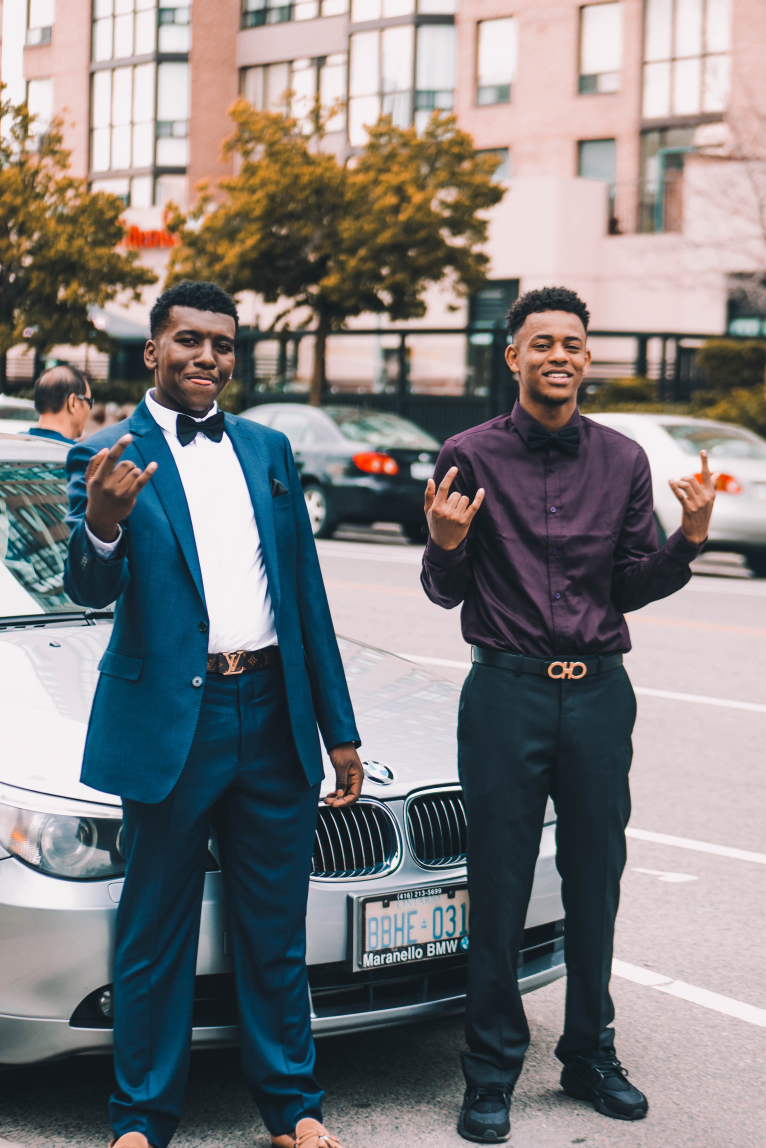
#> input picture test_images/2.jpg, 3064 x 4592 px, found by its file name (shown at 1/4 size)
$ python detecte_multi_face_haar.py
#> lines starting #> are read from the running program, lines starting #| are printed output that depends on the picture
# Import packages
import cv2
import matplotlib.pyplot as plt
import os

FOLDER_NAME = "test_images"
IMG_NAME = '2.jpg'
CLASSIFIER_BASE_DIR = 'Haar-Cascades-Cuda\\haarcascades_cuda\\'

face_detection = cv2.CascadeClassifier(CLASSIFIER_BASE_DIR + 'haarcascade_frontalface_default.xml')

img_path = os.path.join(FOLDER_NAME, IMG_NAME)
img = cv2.imread(img_path)
#> img is the input picture: shape (4592, 3064, 3); mean B, G, R 125.3, 124.7, 126.7
img = cv2.resize(img, (750, 750))
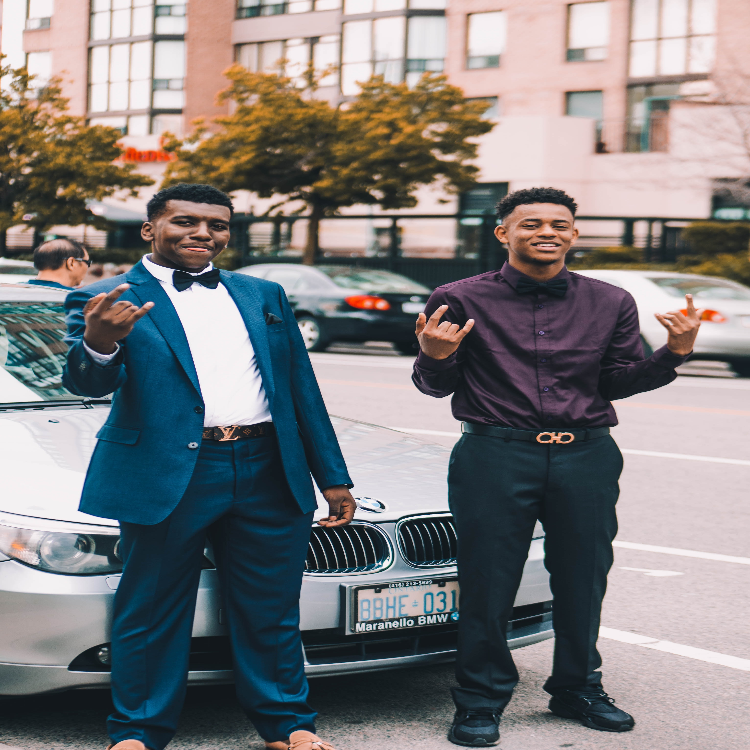
#> img: shape (750, 750, 3); mean B, G, R 125.2, 124.7, 126.6
img = cv2.cvtColor(img, cv2.COLOR_BGR2RGB)

img_gray = cv2.cvtColor(img, cv2.COLOR_BGR2GRAY)
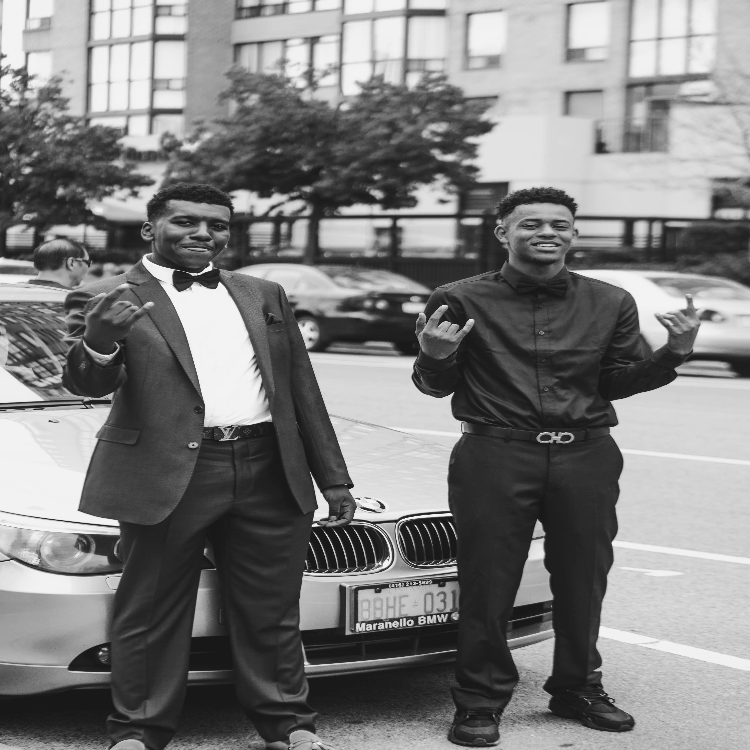
#> img_gray: shape (750, 750); min 13, max 251, mean 125.1
faces = face_detection.detectMultiScale(img_gray,1.009,20)  # 1.05, 55 -> No Resize  #
#> faces = [[515, 200, 63, 63], [168, 196, 70, 70]]
# img , scale_factor, nearest neighbor

n = len(faces)
#> n = 2
fig, ax = plt.subplots(ncols=n+2)  # ax is a list of axes
fig.suptitle(f'Multi Face Detection ({n})')

ax[0].imshow(img)
ax[0].set_title("Original")

next = 2
for x,y, w, h in faces:
    cv2.rectangle(img, (x,y), (x+w,y+h), (0,0,255), 2)  # Overwrite the original image in memory
    ax[1].imshow(img)
    ax[1].set_title("Detected")

    # Save img
    name, ext = os.path.splitext(IMG_NAME)
    detected_img_path = os.path.join(FOLDER_NAME, name+"-detected"+ext)
    cv2.imwrite(detected_img_path, cv2.cvtColor(img, cv2.COLOR_RGB2BGR))  # cv2 expects BGR img so must convert back

    cropped_img = img[y:y+h, x:x+w] # Y -> X
    ax[next].imshow(cropped_img)
    ax[next].set_title(f"Person {next - 1}")
    next += 1
#> this loop made 2 passes
#> (x, y, w, h, next) on passes 1 to 2: (515, 200, 63, 63, 3), (168, 196, 70, 70, 4)
#> pass 1, `cv2.imwrite(detected_img_path, cv2.cvtColor(img, cv2.COLOR_RGB2BGR))`:
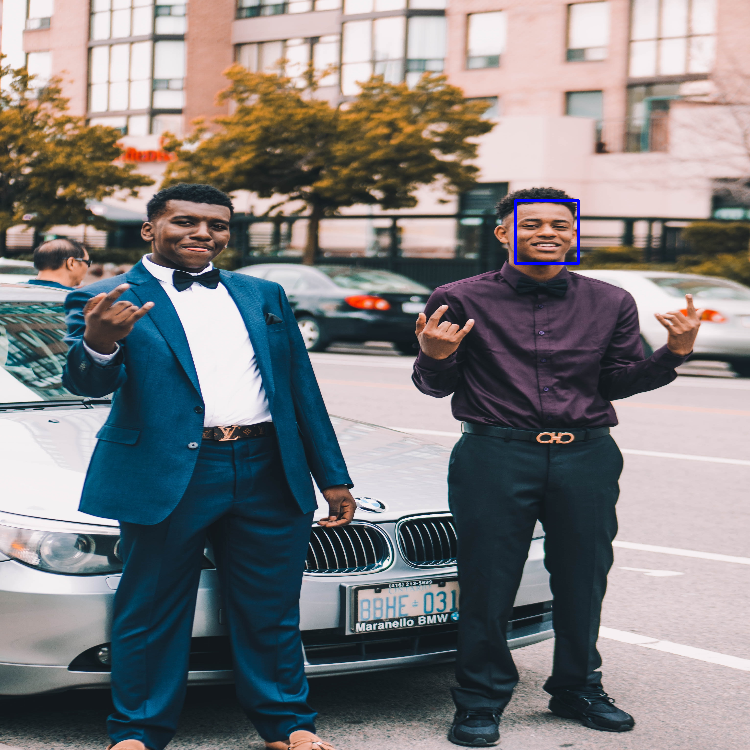
#> saved as 2-detected.jpg: shape (750, 750, 3); mean B, G, R 125.4, 124.5, 126.4
#> pass 1, `cropped_img = img[y:y+h, x:x+w]`:
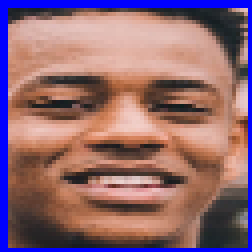
#> cropped_img: shape (63, 63, 3) (shown 4 times larger); mean R, G, B 142.8, 104.3, 113.6
#> pass 2, `cropped_img = img[y:y+h, x:x+w]`:
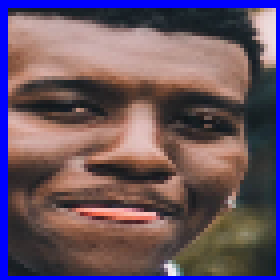
#> cropped_img: shape (70, 70, 3) (shown 4 times larger); mean R, G, B 105.8, 84.5, 98.3
#> after the loop:
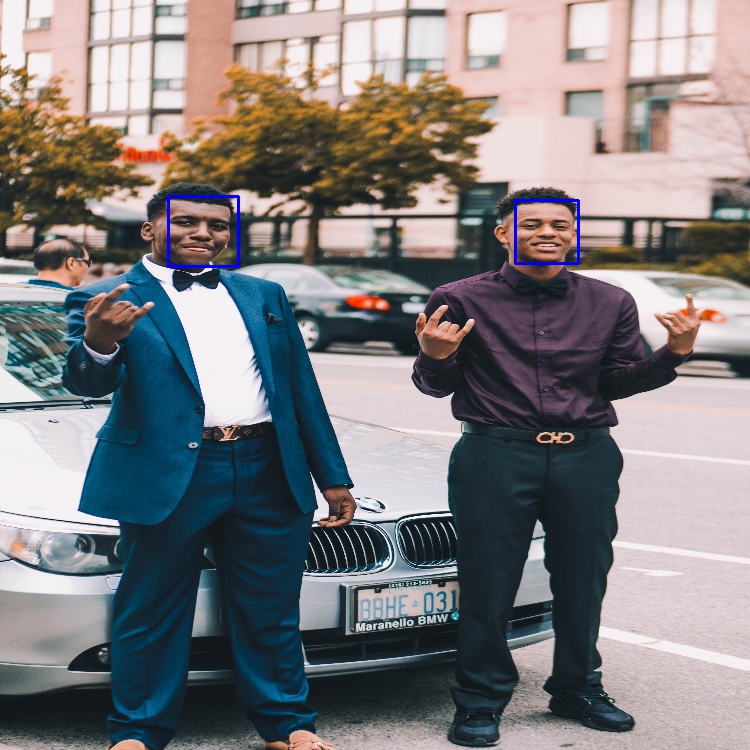
#> img: shape (750, 750, 3); mean R, G, B 126.3, 124.4, 125.7
#> after the loop, next = 4

plt.show()
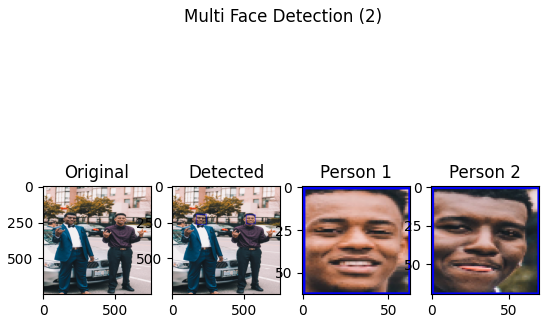
#> figure drawn by matplotlib, 4 panels

$ run again, with test_images/1.jpg copied over test_images/2.jpg
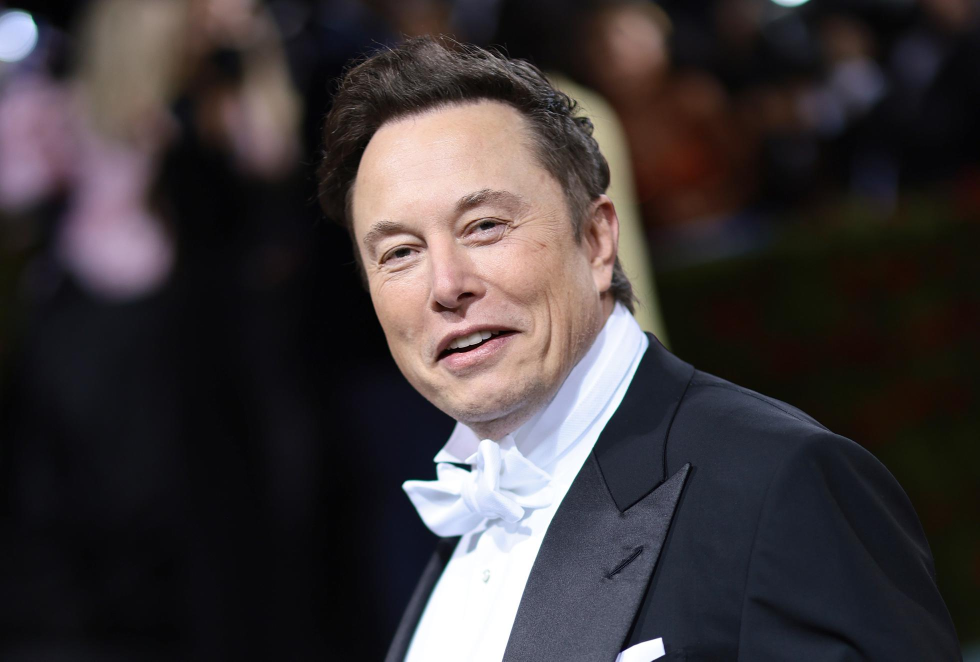
#> input picture test_images/1.jpg, 1959 x 1323 px, found by its file name (shown at 1/2 size)
#> img is the input picture: shape (1323, 1959, 3); mean B, G, R 56.6, 55.2, 61.5
#> `img_gray = cv2.cvtColor(img, cv2.COLOR_BGR2GRAY)`:
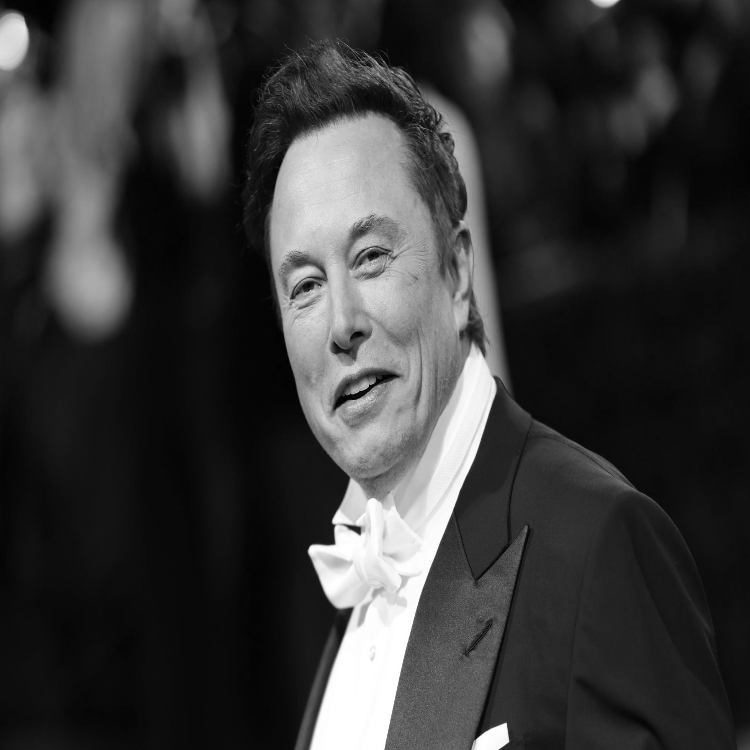
#> img_gray: shape (750, 750); min 1, max 255, mean 56.3
#> faces = [[425, 118, 56, 56], [318, 482, 132, 132], [226, 172, 240, 240]]
#> n = 3
#> the loop `for x,y, w, h in faces:` made 3 passes
#> after the loop `for x,y, w, h in faces:`:
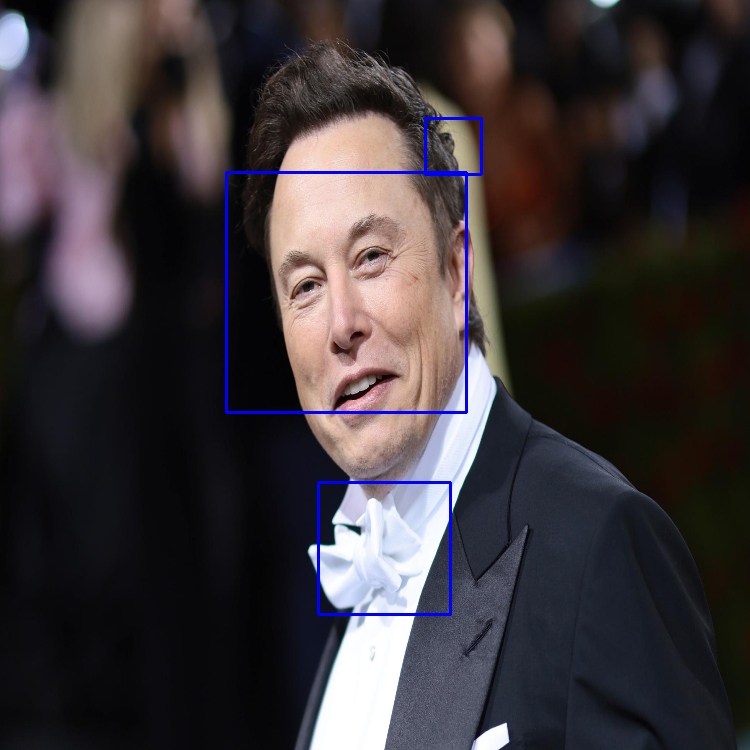
#> img: shape (750, 750, 3); mean R, G, B 60.4, 54.2, 57.9
#> after the loop `for x,y, w, h in faces:`: next = 5

$ run again, with test_images/13.jpg copied over test_images/2.jpg
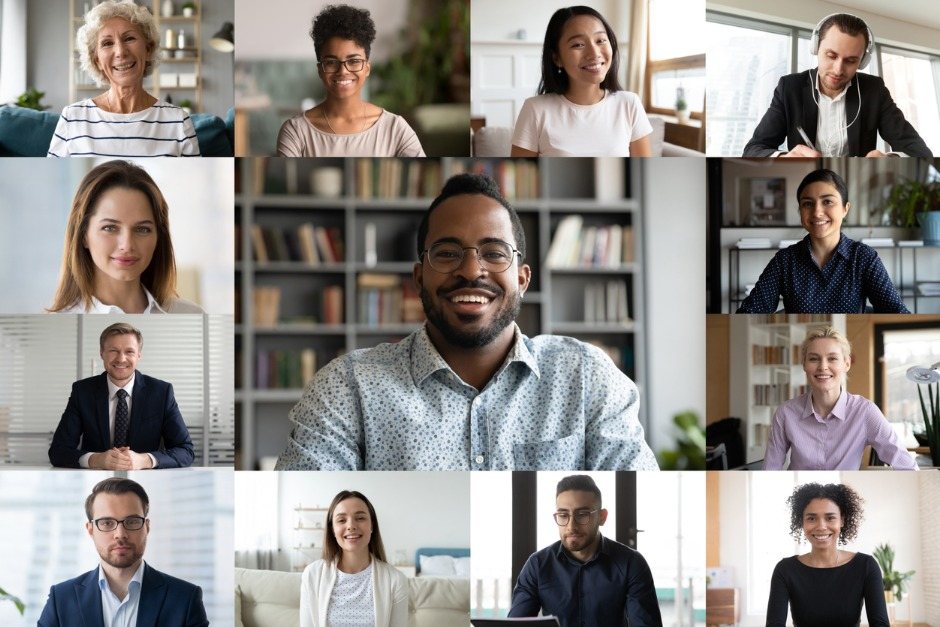
#> input picture test_images/13.jpg, 940 x 627 px, found by its file name
#> img is the input picture: shape (627, 940, 3); mean B, G, R 138.1, 142.2, 146.4
#> `img_gray = cv2.cvtColor(img, cv2.COLOR_BGR2GRAY)`:
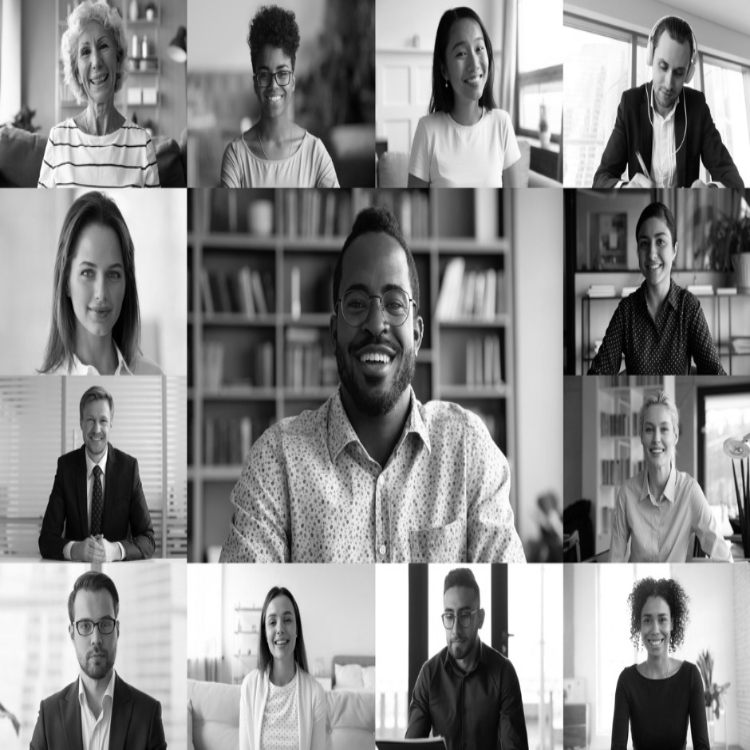
#> img_gray: shape (750, 750); min 0, max 255, mean 141.3
#> faces = [[76, 404, 43, 43], [634, 409, 52, 52], [629, 600, 52, 52], [256, 602, 50, 50], [246, 52, 54, 54], [442, 28, 59, 59], [34, 146, 54, 54], [626, 222, 52, 52], [65, 603, 60, 60], [323, 515, 55, 55], [60, 244, 81, 81], [322, 264, 106, 106]]
#> n = 12
#> the loop `for x,y, w, h in faces:` made 12 passes
#> after the loop `for x,y, w, h in faces:`:
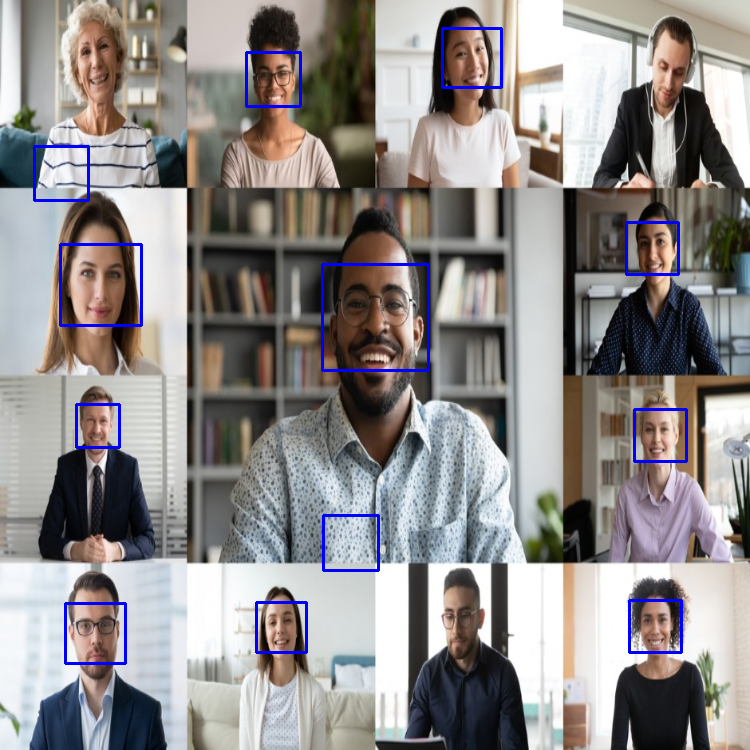
#> img: shape (750, 750, 3); mean R, G, B 144.1, 140.1, 140
#> after the loop `for x,y, w, h in faces:`: next = 14

$ run again, with test_images/15.jpg copied over test_images/2.jpg
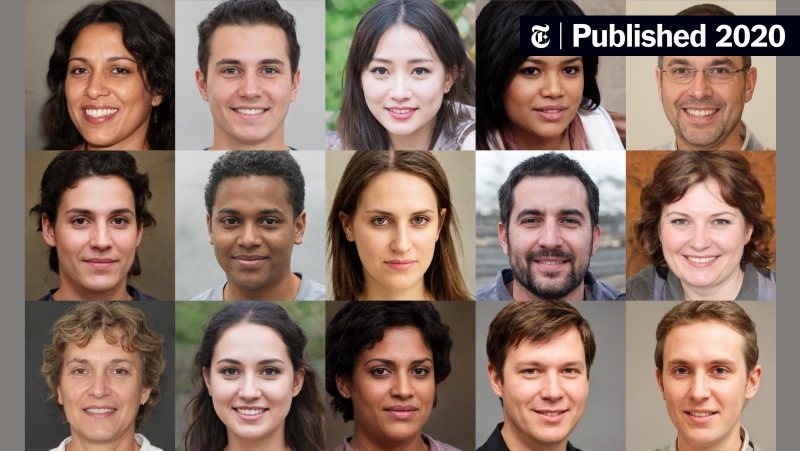
#> input picture test_images/15.jpg, 1600 x 901 px, found by its file name (shown at 1/2 size)
#> img is the input picture: shape (901, 1600, 3); mean B, G, R 100.9, 113.5, 136
#> faces = 20 rows, first 6: [633, 178, 45, 45], [83, 485, 48, 48], [59, 658, 71, 71], [488, 161, 58, 58], [38, 81, 109, 109], [311, 570, 130, 130]
#> n = 20
#> the loop `for x,y, w, h in faces:` made 20 passes
#> after the loop `for x,y, w, h in faces:`:
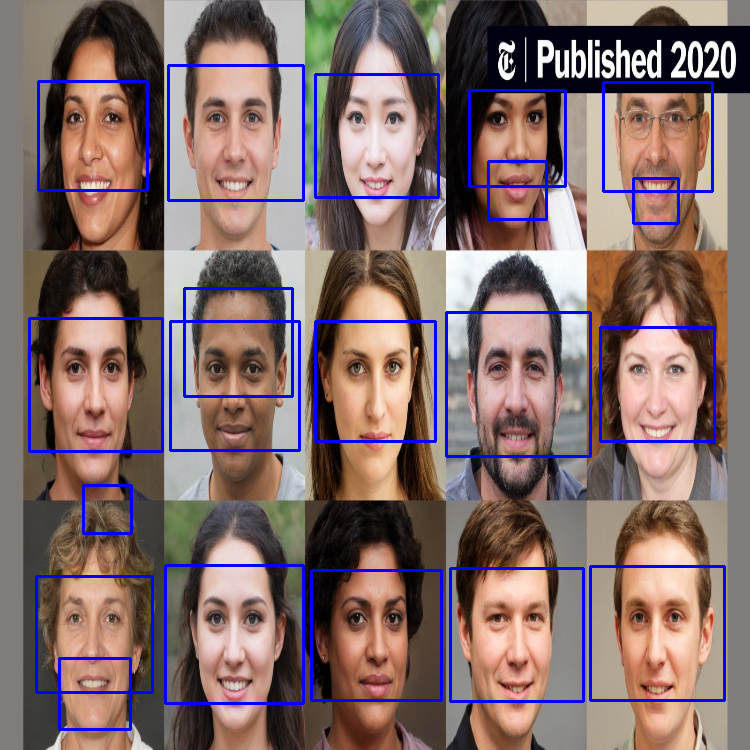
#> img: shape (750, 750, 3); mean R, G, B 129.7, 108.1, 108
#> after the loop `for x,y, w, h in faces:`: next = 22
